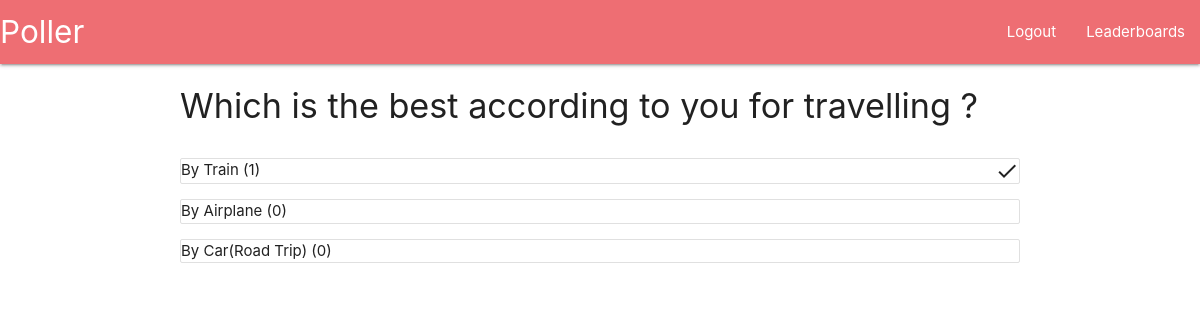
Page /question/Which-is-the-best-according-to-you-for-travelling (signed in) on the committed database.
### main/models.py (models this page shows, shortened)
class Question(models.Model):
    slug = models.SlugField()
    content = models.CharField(max_length=1024)

class Choice(models.Model):
    question = models.ForeignKey('Question',on_delete=models.CASCADE)
    content = models.CharField(max_length=523)
    def answer_count(self):
        return Answer.objects.filter(
            question = self.question,
            choice = self.id
        ).count()

### main/views.py (the view, shortened to what this page needs)
# urls.py: path('question/<slug>',login_required(views.Question.as_view()),name='question'),
class Question(PermissionRequiredMixin,FormView,SingleObjectMixin):
    model = Question
    template_name = 'main/question.html'
    form_class = AnswerForm
    permission_required = ['add_answer']
    def get_context_data(self, **kwargs):
        data = super().get_context_data(**kwargs)
        try:
            data['answer'] = Answer.objects.get(
                question = self.get_object(),
                user = self.request.user
            )
        except:
            data['answer'] = None
        return data
    def get(self, request, *args, **kwargs):
        self.object = self.get_object()
        context = self.get_context_data(object = self.object)
        return self.render_to_response(context)

### templates/main/question.html (shortened to what this page needs)
{% extends 'base.html' %}
{% block content %}
{% include 'main/components/navbar.html'%}
<div class="container">
  <div class="row">
    <span class="collection-header">
      <h4>{{question.content}}</h4>
    </span>
  </div>
  <form method="post">
    <div class="row">
      <div class="col-6">
        {% for choice in question.choice_set.all %}
          <div class="collection">
            {% if answer %}
              {{choice.content}} ({{choice.answer_count}})
              {% if answer.choice.id == choice.id %}
              <i class="material-icons right">check</i>
              {% endif %}
            {% else  %}
            <label>
              <input class="with-gap" name="choice" type="radio" value="{{choice.id}}"  />
              <span>{{choice.content}}</span>
            </label>
            {% endif %}
          </div>
          {% endfor %}
      </div>
    </div>
  </form>
</div>
{% endblock %}

### rows in the picture
Question: content "Which is the best according to you for travelling ?"
Choice: content "By Train", answer_count "1"
Choice: content "By Airplane", answer_count "0"
Choice: content "By Car(Road Trip)", answer_count "0"
